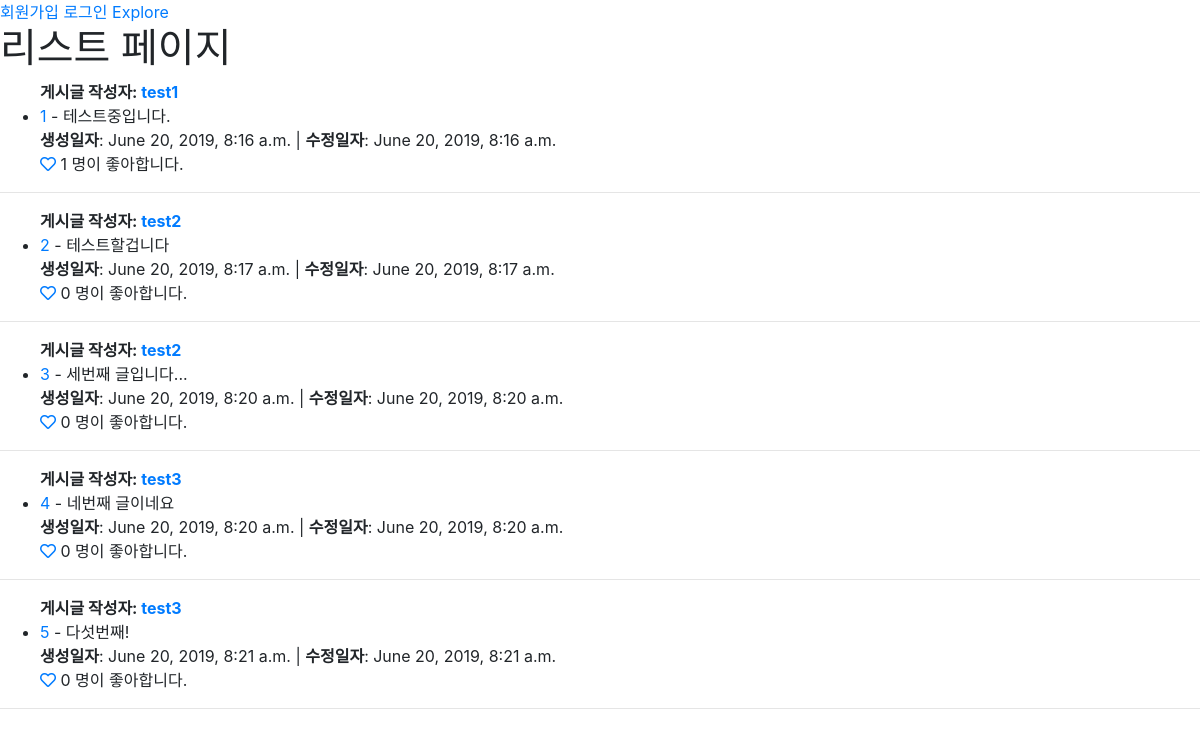
Screenshot of /posts/explore/ with the database file from the repository.
### posts/models.py (models this page shows)
class Post(models.Model):
    user = models.ForeignKey(settings.AUTH_USER_MODEL, on_delete=models.CASCADE)
    content = models.TextField()
    created_at = models.DateTimeField(auto_now_add= True, blank=True)
    updated_at = models.DateTimeField(auto_now=True, blank=True)
    like_users = models.ManyToManyField(settings.AUTH_USER_MODEL, related_name='like_posts')

### accounts/models.py (models this page shows)
class User(AbstractUser):
    followers = models.ManyToManyField(settings.AUTH_USER_MODEL, related_name='followings')

### posts/views.py (the view)
# urls.py: path('explore/', views.explore, name="explore"),
def explore(request):
    posts = Post.objects.all()
    comment_form = CommentForm()
    return render(request, 'posts/list.htm', {'posts':posts, 'comment_form':comment_form})

### posts/templates/posts/list.htm
{% extends 'base.htm' %}
{% block container %}
<h1>리스트 페이지</h1>
{% for post in posts %}
    {% include 'posts/_post.htm' %}
{% endfor %}
{% endblock %}

### posts/templates/posts/_post.htm (shortened to what this page needs)
<ul>
    <strong>게시글 작성자: <a href="{% url 'accounts:people' post.user.username %}">{{ post.user.username }}</strong></a>
    <li>
        <a href="{% url 'posts:detail' post.id %}">{{ post.id }}</a> - {{ post.content }} <br>
        <strong>생성일자</strong>: {{post.created_at }} | <strong>수정일자</strong>: {{ post.updated_at }}
    </li>
    <a href="{% url 'posts:like' post.id %}">
        {% if user in post.like_users.all %}
        <i class="fas fa-heart"></i>
        {% else %}
        <i class="far fa-heart"></i>
        {% endif %}
    </a>
    {{ post.like_users.count }} 명이 좋아합니다.
</ul>
<hr>

### rows the page displays
Post: user.username "test1", id "1", content "테스트중입니다.", created_at "June 20, 2019, 8:16 a.m.", updated_at "June 20, 2019, 8:16 a.m.", like_users.count "1"
Post: user.username "test2", id "2", content "테스트할겁니다", created_at "June 20, 2019, 8:17 a.m.", updated_at "June 20, 2019, 8:17 a.m.", like_users.count "0"
Post: user.username "test2", id "3", content "세번째 글입니다...", created_at "June 20, 2019, 8:20 a.m.", updated_at "June 20, 2019, 8:20 a.m.", like_users.count "0"
Post: user.username "test3", id "4", content "네번째 글이네요", created_at "June 20, 2019, 8:20 a.m.", updated_at "June 20, 2019, 8:20 a.m.", like_users.count "0"
Post: user.username "test3", id "5", content "다섯번째!", created_at "June 20, 2019, 8:21 a.m.", updated_at "June 20, 2019, 8:21 a.m.", like_users.count "0"
